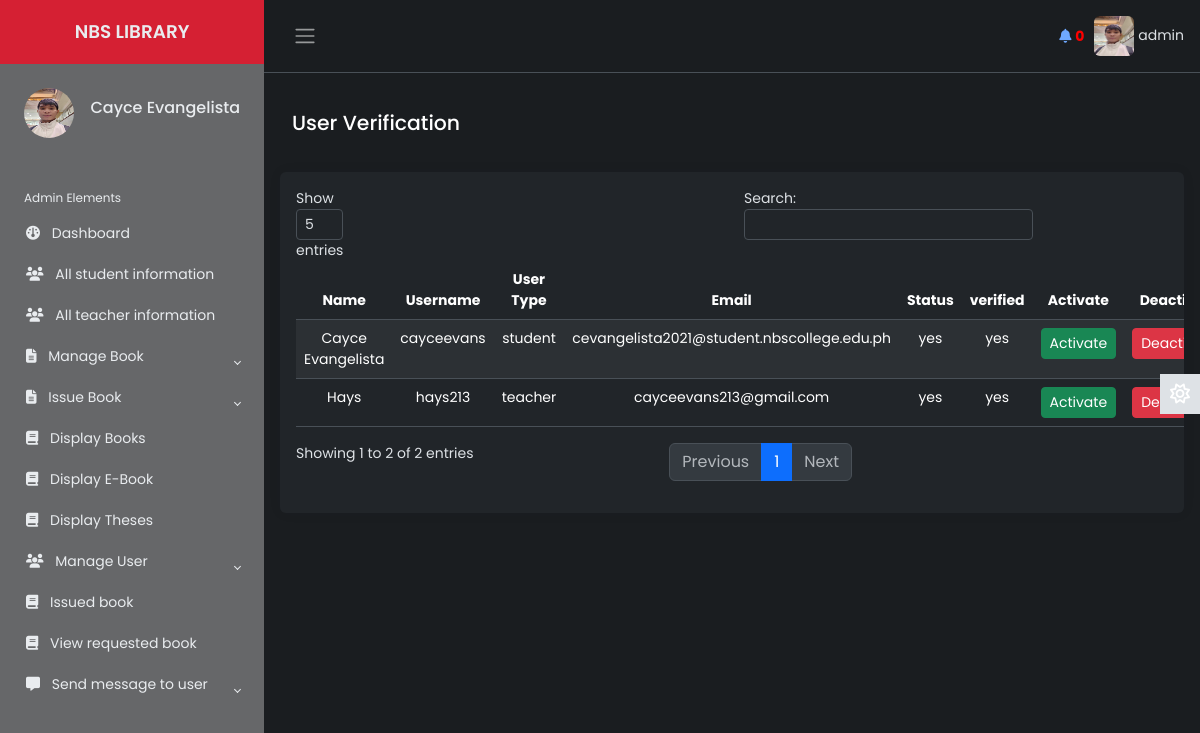
/Source/librarian/status.php (signed in), run on an earlier commit of the app's database.
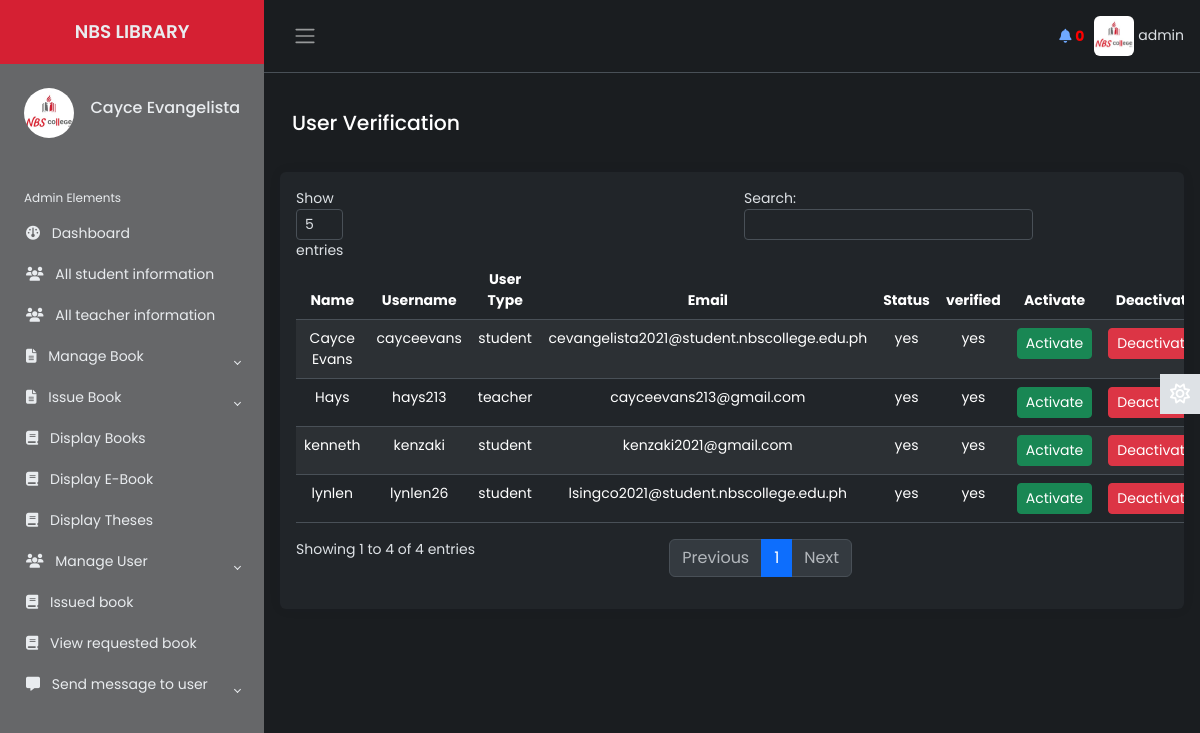
And on a later commit of the database.
### tables this page shows
CREATE TABLE `lib_registration` (
  `id` int(2) NOT NULL,
  `name` varchar(50) NOT NULL,
  `username` varchar(20) NOT NULL,
  `password` varchar(20) NOT NULL,
  `email` varchar(50) NOT NULL,
  `phone` varchar(20) NOT NULL,
  `address` varchar(100) NOT NULL,
  `photo` varchar(500) NOT NULL,
  `status` varchar(7) NOT NULL
);

CREATE TABLE `std_registration` (
  `id` int(10) NOT NULL,
  `name` varchar(50) NOT NULL,
  `username` varchar(50) NOT NULL,
  `password` varchar(50) NOT NULL,
  `email` varchar(50) NOT NULL,
  `phone` varchar(50) NOT NULL,
  `sem` varchar(10) NOT NULL,
  `dept` varchar(10) NOT NULL,
  `session` varchar(5) NOT NULL,
  `regno` varchar(20) NOT NULL,
  `address` varchar(100) NOT NULL,
  `utype` varchar(7) NOT NULL,
  `photo` varchar(500) NOT NULL,
  `status` varchar(7) NOT NULL,
  `vkey` varchar(250) NOT NULL,
  `verified` varchar(3) NOT NULL
);

CREATE TABLE `t_registration` (
  `id` int(10) NOT NULL,
  `name` varchar(50) NOT NULL,
  `username` varchar(50) NOT NULL,
  `password` varchar(50) NOT NULL,
  `lecturer` varchar(50) NOT NULL,
  `email` varchar(50) NOT NULL,
  `phone` varchar(20) NOT NULL,
  `idno` varchar(20) NOT NULL,
  `address` varchar(100) NOT NULL,
  `utype` varchar(7) NOT NULL,
  `photo` varchar(500) NOT NULL,
  `status` varchar(7) NOT NULL,
  `vkey` varchar(250) NOT NULL,
  `verified` varchar(3) NOT NULL
);

### Source/librarian/status.php (the view, shortened to what the changed rows need)
        <?php
    include 'inc/header.php';
    include 'inc/connection.php';
 ?>
<main class="content px-3 py-2">
            <br>
            <div class="card border-0">
                        <div class="card-body">
                            <table class="table table-hover text-center table-striped" id="dtBasicExample">
                                <thead>
                                    <tr>
                                                <th>Name</th>
                                                <th>Username</th>
                                                <th>User Type</th>
                                                <th>Email</th>
                                                <th>Status</th>
                                                <th>verified</th>
                                                <th>Activate</th>
                                                <th>Deactivate</th>
                                    </tr>
                                </thead>
                                <tbody>
                                           <?php
                                                $res= mysqli_query($link, "select * from std_registration ORDER BY id DESC");
                                                $res2= mysqli_query($link, "select * from t_registration ORDER BY id DESC");
                                                while ($row=mysqli_fetch_array($res)) {
                                                    echo "<tr>";
                                                    echo "<td>"; echo $row["name"]; echo "</td>";
                                                    echo "<td>"; echo $row["username"]; echo "</td>";
                                                    echo "<td>"; echo $row["utype"]; echo "</td>";
                                                    echo "<td>"; echo $row["email"]; echo "</td>";
                                                    echo "<td>"; echo $row["status"]; echo "</td>";
                                                    echo "<td>"; echo $row["verified"]; echo "</td>";
                                                    echo "<td>";
                                                    ?>
                                                              <a href="approve.php?id=<?php echo $row["id"];?>" class='btn btn-success btn-sm'>Activate</a>
                                                    <?php
                                                    echo "</td>";
                                                    echo "<td>";
                                                    ?>
                                                         <a href="notapprove.php?id=<?php echo $row["id"];?>" class='btn btn-danger btn-sm'>Deactivate</a>
                                                     <?php
                                                    echo "</td>";
                                                    echo "</tr>";
                                                }
                                                while ($row=mysqli_fetch_array($res2)) {
                                                    echo "<tr>";
                                                    echo "<td>"; echo $row["name"]; echo "</td>";
                                                    echo "<td>"; echo $row["username"]; echo "</td>";
                                                    echo "<td>"; echo $row["utype"]; echo "</td>";
                                                    echo "<td>"; echo $row["email"]; echo "</td>";
                                                    echo "<td>"; echo $row["status"]; echo "</td>";
                                                    echo "<td>"; echo $row["verified"]; echo "</td>";
                                                    echo "<td>";
                                                    ?>
                                                            <a href="approve.php?id=<?php echo $row["id"];?>" class='btn btn-success btn-sm'>Activate</a>
                                                    <?php
                                                    echo "</td>";
                                                    echo "<td>";
                                                    ?>
                                                            <a href="notapprove.php?id=<?php echo $row["id"];?>" class='btn btn-danger btn-sm'>Deactivate</a>
                                                     <?php
                                                    echo "</td>";
                                                    echo "</tr>";
                                                }
                                             ?>
                                       </tbody>
                            </table>
                        </div>
                    </div>
            </main>

### Source/librarian/inc/header.php (shortened to what the changed rows need)
<?php
    include 'inc/connection.php';
 ?>
<!DOCTYPE html>
<html lang="en" data-bs-theme="dark">
<head>
    <link href="https://cdn.datatables.net/v/dt/jszip-3.10.1/dt-2.0.3/b-3.0.1/b-html5-3.0.1/b-print-3.0.1/datatables.min.css" rel="stylesheet">
    <link href="https://cdn.jsdelivr.net/npm/bootstrap@5.3.3/dist/css/bootstrap.min.css" rel="stylesheet">
    <link rel="stylesheet" href="inc/css/custom1.css">
    <link rel="stylesheet" href="inc/css/animate.css">
</head>
<body>
    <div class="wrapper">
    <aside id="sidebar" class="js-sidebar">
            <div class="h-100">
                <ul class="sidebar-nav">
                    <li class="sidebar-header">
                        <span>
                        <?php
                            $res = mysqli_query($link, "select * from lib_registration where username='".$_SESSION['username']."'");
                            while ($row = mysqli_fetch_array($res)){
                                ?><img src="<?php echo $row["photo"]; ?> " height="50px" width="50px" alt="something wrong" class="rounded-circle"></a> <?php
                            }
                        ?>
                        </span>
                        <h6 style="float: right; margin-top: 10px;">
							<?php
								$res = mysqli_query($link, "select * from lib_registration where username='".$_SESSION['username']."'");
								while ($row = mysqli_fetch_array($res)){
								$name  =  $row["name"];
								echo $name;
								}
							?>
            			</h6>
                    </li>
                    <br>
                </ul>
            </div>
        </aside>
        <div class="main">
            <nav class="navbar navbar-expand px-3 border-bottom">
                <div class="navbar-collapse navbar">
                        <li class="nav-item dropdown">
								<?php
                                     $res = mysqli_query($link, "select * from lib_registration where username='".$_SESSION['username']."'");
                                     while ($row = mysqli_fetch_array($res)){
                                         ?><a href="#" data-bs-toggle="dropdown" class="nav-icon pe-md-0" style="color: inherit;"><img src="<?php echo $row["photo"]; ?>" alt=""class="avatar img-fluid rounded"> <span><?php echo $_SESSION["username"]; ?></span></a> <?php
                                     }
                                ?>
                        </li>
                </div>
            </nav>
</body>
</html>

What changed in the data, as far as the page shows it:
changed lib_registration "Cayce Evangelista": photo: a different picture
added std_registration: name "kenneth", username "kenzaki", utype "student", email "kenzaki2021@gmail.com", status "yes", verified "yes"
added std_registration: name "lynlen", username "lynlen26", utype "student", email "lsingco2021@student.nbscollege.edu.ph", status "yes", verified "yes"
changed std_registration "cayceevans": name "Cayce Evangelista" → "Cayce Evans"
Also different on the page:
text written by a page script: "Show entries Search: Showing 1 to 2 of 2 entries Previous 1 Next" → "Show entries Search: Showing 1 to 4 of 4 entries Previous 1 Next"
